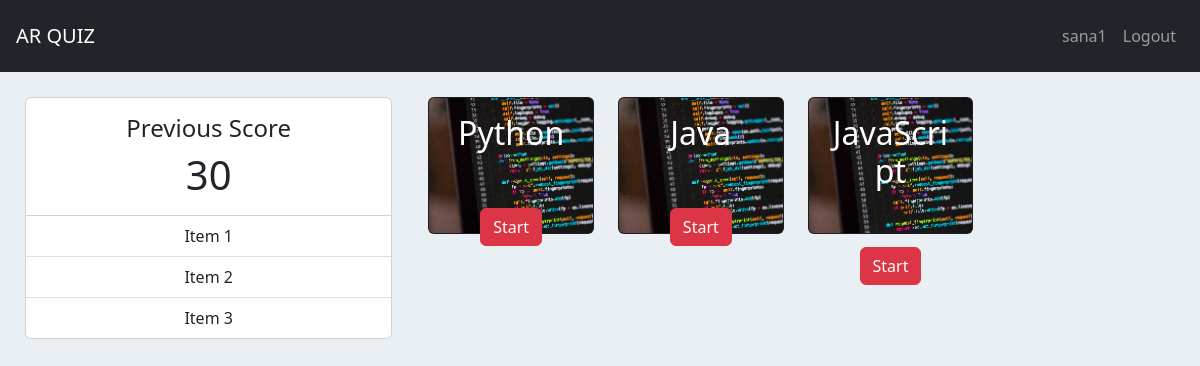
Before: /user/dashboard (signed in) with the older database file.
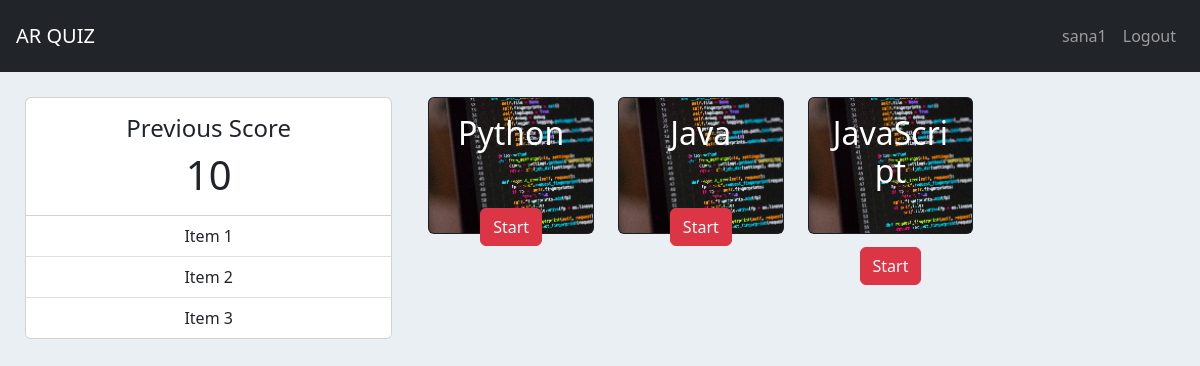
After: the same page with the newer database file.
### camera_access.py (models this page shows, shortened)
class Score(Base):
    __tablename__ = 'score'
    id = Column(Integer, primary_key=True)
    score = Column(Integer, nullable=False)
    user_id = Column(Integer, ForeignKey('user.id'))
    created_on = Column(DateTime, default=datetime.now)

### app.py (the view)
@app.route('/user/dashboard', methods=['GET','POST'])
def user():
    if session.get('is_logged_in', True):
        score =  Score.query.filter_by(user_id=session['id']).first()
        categories = Quiz.query.with_entities(Quiz.category).distinct().all()
        categories = [category[0] for category in categories]
        return render_template('user_dashboard.html', score=score, categories=categories)
    else:
        flash('Login in admin to access this content','danger')
        return redirect('/')

### app.py (called while the page is built)
    def __str__(self):
        return f'{self.score}'

### templates/user_dashboard.html (shortened to what this page needs)
{% extends 'layout/base.html' %}
{% block body %}
<div class="form-body">
    <div class="row">
        <div class="col-md-4">
            <div class="card">
                <div class="card-body">
                    <h4 class="card-title">Previous Score</h4>
                    <h1 class="card-text">{{score}}</h1>
                </div>
                <ul class="list-group list-group-flush">
                    <li class="list-group-item">Item 1</li>
                    <li class="list-group-item">Item 2</li>
                    <li class="list-group-item">Item 3</li>
                </ul>
            </div>
        </div>
        <div class="col-md-8">
            <div class="container-fluid">
                <div class="row">
                    {% for cat in categories %}
                    <div class="col-md-3">
                        <div class="card bg-dark text-white">
                            <img src="/static/images/img.png" class="card-img" alt="...">
                            <div class="card-img-overlay">
                                <h2 class="card-title">{{cat}}</h2>
                                <a class="btn btn-danger mt-5" href="/quiz/start/{{cat}}" role="button">Start</a>
                            </div>
                        </div>
                    </div>
                    {% endfor %}
                </div>
            </div>
        </div>
    </div>
</div>
{% endblock %}

### templates/layout/base.html (shortened to what this page needs)
<!doctype html>
<html lang="en">
<head>
    <link rel="stylesheet" href="https://cdn.jsdelivr.net/npm/bootstrap@5.2.0/dist/css/bootstrap.min.css"
>
</head>
<body>
    <header>
        <nav class="navbar navbar-expand-lg p-3 navbar-dark bg-dark">
            <a class="navbar-brand" href="/">AR QUIZ</a>
            <div class="collapse navbar-collapse" id="collapsibleNavId">
                <ul class="navbar-nav me-auto mt-2 mt-lg-0">
                    <li class="nav-item">
                        <a class="nav-link active" href="/" aria-current="page">
                        </a>
                    </li>
                </ul>
                <ul class="navbar-nav mt-2 mt-lg-0 ">
                    {% if 'is_logged_in' in session %}
                    <li class="nav-item">
                        <a class="nav-link" href="/dashboard">{{session.username}}</a>
                    </li>
                    <li class="nav-item">
                        <a class="nav-link" href="/logout">Logout</a>
                    </li>
                    {% endif %}
                </ul>
            </div>
        </nav>
    </header>
    <main>
        {% block body %}{% endblock %}
    </main>
</body>
</html>

### templates/user_dashboard.html (style rules this page uses)
body { background-color: rgb(234, 239, 243); background-image: url('https://images.unsplash.com/photo-1513569771920-c9e1d31714af?ixlib=rb-4.0.3&ixid=MnwxMjA3fDB8MHxwaG90by1wYWdlfHx8fGVufDB8fHx8&auto=format&fit=crop&w=387&q=80'); background-size: cover; background-repeat: no-repeat; }
.form-body { text-align: center; padding: 25px; }

Changed rows visible on the page:
changed Score: score "30" → "10"
